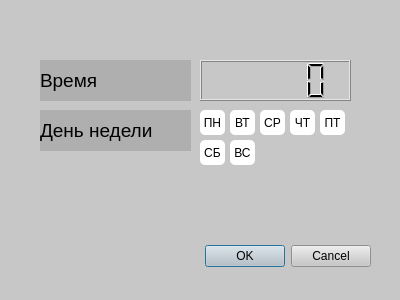
<?xml version="1.0" encoding="UTF-8"?>
<ui version="4.0">
 <class>Dialog</class>
 <widget class="QDialog" name="Dialog">
  <property name="geometry">
   <rect>
    <x>0</x>
    <y>0</y>
    <width>400</width>
    <height>300</height>
   </rect>
  </property>
  <property name="windowTitle">
   <string>Dialog</string>
  </property>
  <property name="styleSheet">
   <string notr="true">background-color: rgb(199, 199, 199);</string>
  </property>
  <widget class="QDialogButtonBox" name="buttonBox">
   <property name="geometry">
    <rect>
     <x>30</x>
     <y>240</y>
     <width>341</width>
     <height>32</height>
    </rect>
   </property>
   <property name="orientation">
    <enum>Qt::Horizontal</enum>
   </property>
   <property name="standardButtons">
    <set>QDialogButtonBox::Cancel|QDialogButtonBox::Ok</set>
   </property>
  </widget>
  <widget class="QLabel" name="labelTime">
   <property name="geometry">
    <rect>
     <x>40</x>
     <y>60</y>
     <width>151</width>
     <height>41</height>
    </rect>
   </property>
   <property name="font">
    <font>
     <pointsize>14</pointsize>
    </font>
   </property>
   <property name="styleSheet">
    <string notr="true">background-color: rgb(175, 175, 175);</string>
   </property>
   <property name="text">
    <string>Время</string>
   </property>
  </widget>
  <widget class="QLCDNumber" name="timeSet">
   <property name="geometry">
    <rect>
     <x>200</x>
     <y>60</y>
     <width>151</width>
     <height>41</height>
    </rect>
   </property>
  </widget>
  <widget class="QLabel" name="labelDay">
   <property name="geometry">
    <rect>
     <x>40</x>
     <y>110</y>
     <width>151</width>
     <height>41</height>
    </rect>
   </property>
   <property name="font">
    <font>
     <pointsize>14</pointsize>
    </font>
   </property>
   <property name="styleSheet">
    <string notr="true">background-color: rgb(175, 175, 175);</string>
   </property>
   <property name="text">
    <string>День недели</string>
   </property>
  </widget>
  <widget class="QPushButton" name="buttonAlarmMonday">
   <property name="geometry">
    <rect>
     <x>200</x>
     <y>110</y>
     <width>25</width>
     <height>25</height>
    </rect>
   </property>
   <property name="whatsThis">
    <string>&lt;html&gt;&lt;head/&gt;&lt;body&gt;&lt;p&gt;&lt;br/&gt;&lt;/p&gt;&lt;/body&gt;&lt;/html&gt;</string>
   </property>
   <property name="styleSheet">
    <string notr="true">border-radius: 5px;
background-color: rgb(255, 255, 255);</string>
   </property>
   <property name="text">
    <string>ПН</string>
   </property>
   <property name="iconSize">
    <size>
     <width>32</width>
     <height>32</height>
    </size>
   </property>
  </widget>
  <widget class="QPushButton" name="buttonAlarmTuesday">
   <property name="geometry">
    <rect>
     <x>230</x>
     <y>110</y>
     <width>25</width>
     <height>25</height>
    </rect>
   </property>
   <property name="whatsThis">
    <string>&lt;html&gt;&lt;head/&gt;&lt;body&gt;&lt;p&gt;&lt;br/&gt;&lt;/p&gt;&lt;/body&gt;&lt;/html&gt;</string>
   </property>
   <property name="styleSheet">
    <string notr="true">border-radius: 5px;
background-color: rgb(255, 255, 255);</string>
   </property>
   <property name="text">
    <string>ВТ</string>
   </property>
   <property name="iconSize">
    <size>
     <width>32</width>
     <height>32</height>
    </size>
   </property>
  </widget>
  <widget class="QPushButton" name="buttonAlarmWednesday">
   <property name="geometry">
    <rect>
     <x>260</x>
     <y>110</y>
     <width>25</width>
     <height>25</height>
    </rect>
   </property>
   <property name="whatsThis">
    <string>&lt;html&gt;&lt;head/&gt;&lt;body&gt;&lt;p&gt;&lt;br/&gt;&lt;/p&gt;&lt;/body&gt;&lt;/html&gt;</string>
   </property>
   <property name="styleSheet">
    <string notr="true">border-radius: 5px;
background-color: rgb(255, 255, 255);</string>
   </property>
   <property name="text">
    <string>СР</string>
   </property>
   <property name="iconSize">
    <size>
     <width>32</width>
     <height>32</height>
    </size>
   </property>
  </widget>
  <widget class="QPushButton" name="buttonAlarmThursday">
   <property name="geometry">
    <rect>
     <x>290</x>
     <y>110</y>
     <width>25</width>
     <height>25</height>
    </rect>
   </property>
   <property name="whatsThis">
    <string>&lt;html&gt;&lt;head/&gt;&lt;body&gt;&lt;p&gt;&lt;br/&gt;&lt;/p&gt;&lt;/body&gt;&lt;/html&gt;</string>
   </property>
   <property name="styleSheet">
    <string notr="true">border-radius: 5px;
background-color: rgb(255, 255, 255);</string>
   </property>
   <property name="text">
    <string>ЧТ</string>
   </property>
   <property name="iconSize">
    <size>
     <width>32</width>
     <height>32</height>
    </size>
   </property>
  </widget>
  <widget class="QPushButton" name="buttonAlarmFriday">
   <property name="geometry">
    <rect>
     <x>320</x>
     <y>110</y>
     <width>25</width>
     <height>25</height>
    </rect>
   </property>
   <property name="whatsThis">
    <string>&lt;html&gt;&lt;head/&gt;&lt;body&gt;&lt;p&gt;&lt;br/&gt;&lt;/p&gt;&lt;/body&gt;&lt;/html&gt;</string>
   </property>
   <property name="styleSheet">
    <string notr="true">border-radius: 5px;
background-color: rgb(255, 255, 255);</string>
   </property>
   <property name="text">
    <string>ПТ</string>
   </property>
   <property name="iconSize">
    <size>
     <width>32</width>
     <height>32</height>
    </size>
   </property>
  </widget>
  <widget class="QPushButton" name="buttonAlarmSaturday">
   <property name="geometry">
    <rect>
     <x>200</x>
     <y>140</y>
     <width>25</width>
     <height>25</height>
    </rect>
   </property>
   <property name="whatsThis">
    <string>&lt;html&gt;&lt;head/&gt;&lt;body&gt;&lt;p&gt;&lt;br/&gt;&lt;/p&gt;&lt;/body&gt;&lt;/html&gt;</string>
   </property>
   <property name="styleSheet">
    <string notr="true">border-radius: 5px;
background-color: rgb(255, 255, 255);</string>
   </property>
   <property name="text">
    <string>СБ</string>
   </property>
   <property name="iconSize">
    <size>
     <width>32</width>
     <height>32</height>
    </size>
   </property>
  </widget>
  <widget class="QPushButton" name="buttonAlarmSunday">
   <property name="geometry">
    <rect>
     <x>230</x>
     <y>140</y>
     <width>25</width>
     <height>25</height>
    </rect>
   </property>
   <property name="whatsThis">
    <string>&lt;html&gt;&lt;head/&gt;&lt;body&gt;&lt;p&gt;&lt;br/&gt;&lt;/p&gt;&lt;/body&gt;&lt;/html&gt;</string>
   </property>
   <property name="styleSheet">
    <string notr="true">border-radius: 5px;
background-color: rgb(255, 255, 255);</string>
   </property>
   <property name="text">
    <string>ВС</string>
   </property>
   <property name="iconSize">
    <size>
     <width>32</width>
     <height>32</height>
    </size>
   </property>
  </widget>
 </widget>
 <resources/>
 <connections>
  <connection>
   <sender>buttonBox</sender>
   <signal>accepted()</signal>
   <receiver>Dialog</receiver>
   <slot>accept()</slot>
   <hints>
    <hint type="sourcelabel">
     <x>248</x>
     <y>254</y>
    </hint>
    <hint type="destinationlabel">
     <x>157</x>
     <y>274</y>
    </hint>
   </hints>
  </connection>
  <connection>
   <sender>buttonBox</sender>
   <signal>rejected()</signal>
   <receiver>Dialog</receiver>
   <slot>reject()</slot>
   <hints>
    <hint type="sourcelabel">
     <x>316</x>
     <y>260</y>
    </hint>
    <hint type="destinationlabel">
     <x>286</x>
     <y>274</y>
    </hint>
   </hints>
  </connection>
 </connections>
</ui>
